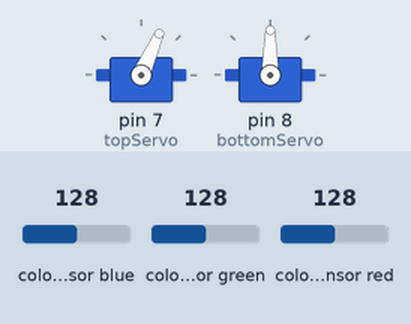
The sketch below on a simulated Arduino Uno, built with avr-gcc and run on an emulated ATmega328P. Parts: 2 × servo. Wiring (inferred from the names in the program): TCS3200 colour sensor: output pin 6; S2 pin 4; S3 pin 5; S0 pin 2; S1 pin 3. The test bench sets the inputs (shaded band); at power-on: colour sensor red 128, colour sensor blue 128, colour sensor green 128.

Above: at 1.2 s.
1.3 s: colour sensor red set to 134
At 1.9 s:
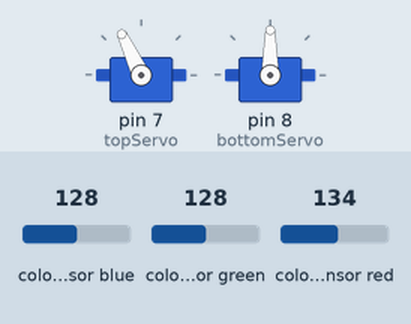
4.3 s: colour sensor red set to 140
At 6.6 s:
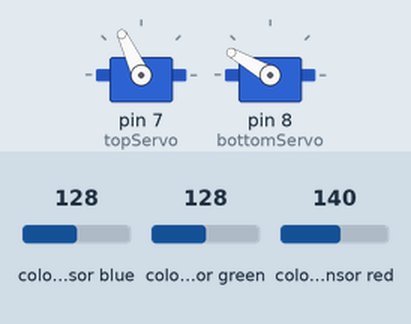
At 7.6 s:
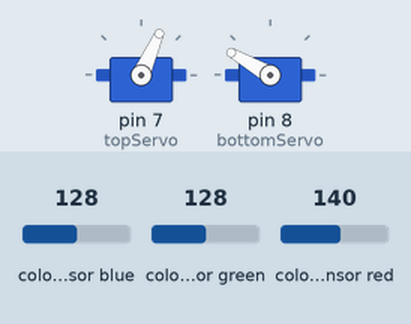
Timing chart, 0 to 13.3 s (numbered marks = the images above; inputs shaded):
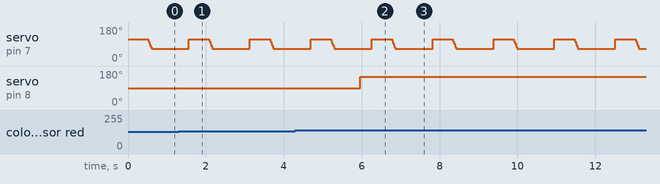

The sketch:

CoulourSorterHaroonShahbaz.ino
```cpp
//Code for colour sensor to read values and control servos based on which value it sees
//Author : Haroon Shahbaz
#include <Servo.h>

#define S0 2
#define S1 3
#define S2 4
#define S3 5
#define sensorOut 6 //assigning servo pins

Servo topServo;
Servo bottomServo; //create variables for servo

int frequency = 0;
int colour=0;

void setup() {
  pinMode(S0, OUTPUT);
  pinMode(S1, OUTPUT);
  pinMode(S2, OUTPUT);
  pinMode(S3, OUTPUT);
  pinMode(sensorOut, INPUT);

  topServo.attach(7);
  bottomServo.attach(8);

  Serial.begin(9600);
}

void loop() {

  topServo.write(115); //close off top to prevent outside light from affecting data of gobstopper colour
  delay(500);

  for(int i = 115; i > 65; i--) {
    topServo.write(i);
    delay(2);
  }
  delay(500);

  colour = readColor(); //call function to scan for colour
  delay(10);

  switch (colour) { //rotate bottom servo to correct orientation to drop off gobstopper into correct location
    case 1:
    bottomServo.write(50);
    break;
    case 2:
    bottomServo.write(100); //cases for each colour
    break;
    case 3:
    bottomServo.write(150);
    break;
    case 0:
    break;
  }
  delay(300);

  colour=0;
}

// Custom Function - readColor()
int readColor() {
  // Setting red filtered photodiodes to be read
  digitalWrite(S2, LOW);
  digitalWrite(S3, LOW);
  // Reading the output frequency of Red value
  frequency = pulseIn(sensorOut, LOW);
  int R = frequency;
  delay(50);

  // Setting Green filtered photodiodes to be read
  digitalWrite(S2, HIGH);
  digitalWrite(S3, HIGH);
  // Reading the output frequency of green value
  frequency = pulseIn(sensorOut, LOW);
  int G = frequency;
  delay(50);

  // Setting Blue filtered photodiodes to be read
  digitalWrite(S2, LOW);
  digitalWrite(S3, HIGH);
  // Reading the output frequency of blue value
  frequency = pulseIn(sensorOut, LOW);
  int B = frequency;
  delay(50);

  if(R<45 & R>32 & G<65 & G>55){
    colour = 1; // Red
  }
  if(R<53 & R>40 & G<53 & G>40){
    colour = 2; // Green
  }
  if(R<38 & R>24 & G<44 & G>30){
    colour = 3; // Yellow
  }
  return colour;
}
```

Measured:
- the behaviour switches between 136 and 137 on colour sensor red (found by bisection; images 1 and 2)
- after the input at 4.3 s, servo on pin 8 (bottomServo): 90° → 150° after 1.7 s
- by itself, servo on pin 7 (topServo): repeats every 1.6 s: 114° 0.02 s, 104° 0.02 s, 94° 0.02 s, 84° 0.02 s, 74° 0.02 s, 66° 0.96 s, 115° 0.50 s
